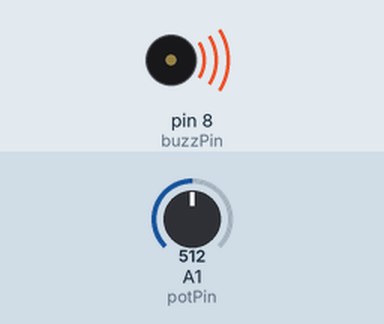
Simulated run of this sketch. Board: Arduino Uno, built with avr-gcc and run on an emulated ATmega328P. On the bench: buzzer (waves = sounding). Inputs (shaded band) come from the test bench; at power-on: A1 (potPin) = 512. What the sketch prints to the serial monitor is not drawn.

Above: at 0.1 s.
Timing chart, 0 to 1.6 s (numbered marks = the images above):
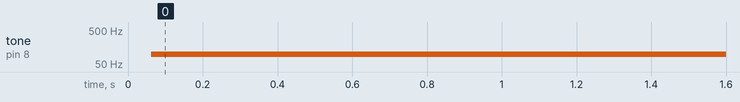

The sketch:

sketch_passive_buzzer_potentiometer.ino
```cpp
//TPC - tone full left = 10000 microsecond
//           full right = 60 microsecond

int potVal;
int buzzPin=8;
int buzzTime;
int potPin=A1;
int t=100;

void setup() {
  Serial.begin(9600);
  pinMode(buzzPin,OUTPUT);
  pinMode(potPin,INPUT);
}

void loop() {
  potVal=analogRead(potPin);
  //Serial.println(potVal*9.717+60);
  buzzTime=9.717*potVal + 60; // (0)
  Serial.println(buzzTime);
  digitalWrite(buzzPin,HIGH);
  delayMicroseconds(buzzTime);
  digitalWrite(buzzPin,LOW);
  delayMicroseconds(buzzTime);
}

// NOTE:
//
// (0) basically y = mx+b, with y as the tone and the x as the potVal, ofc

// Tone  ^      /
//10.000(y)    /
//       |    /   <-- y=mx+b
//       |   /
//       |  /
//       | /
//     60|/
//       |-----(x)-------->
//           1023         potVal
//
//   ^ ^
//  =◕.◕=  OPQAM
//   U U 
```

Measured:
- by itself, tone on pin 8 (buzzPin): silent → 96 Hz at 0.06 s
